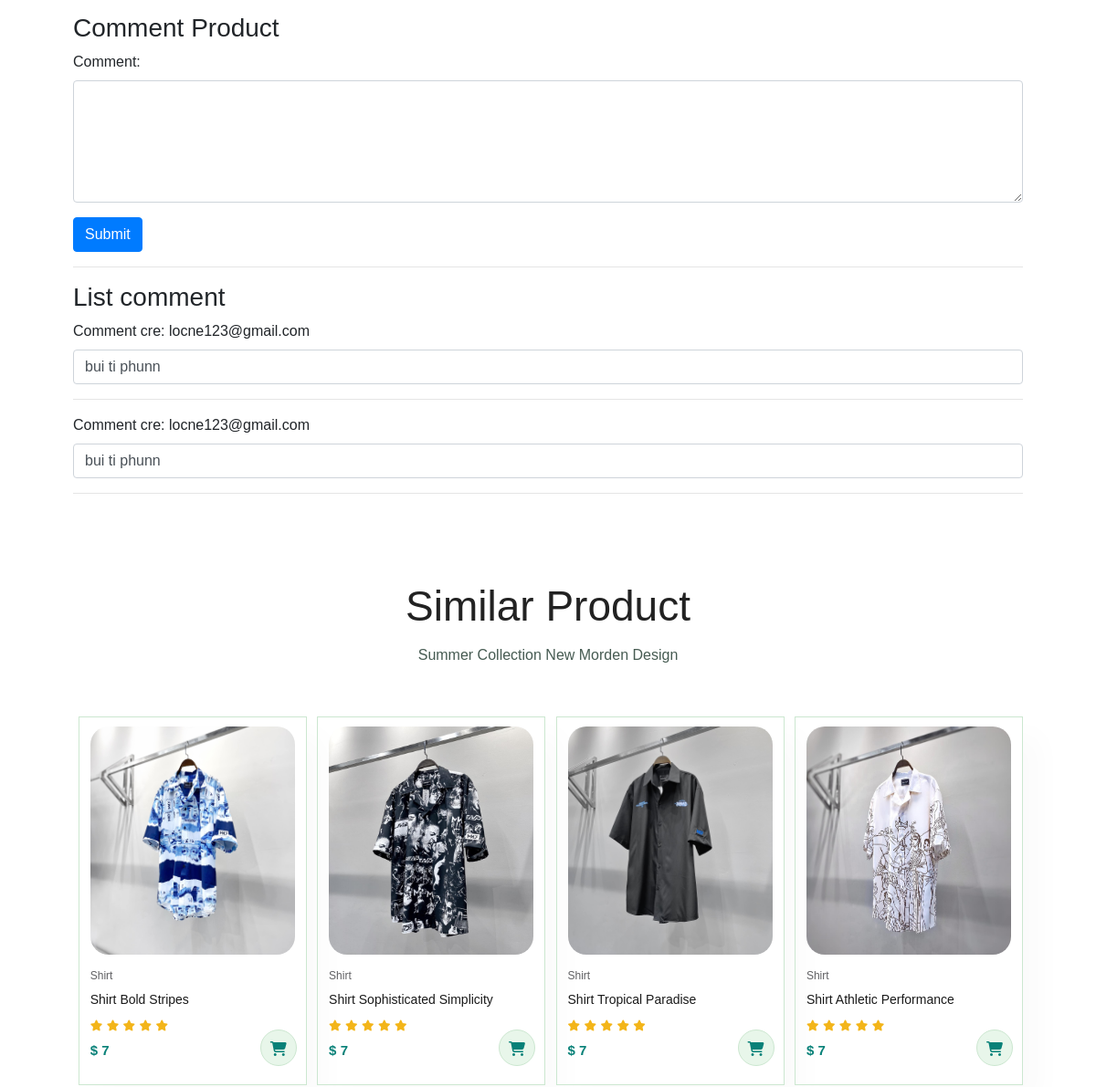
The app's page /site/index.php?page=detail&id=6 (middle part), older data.
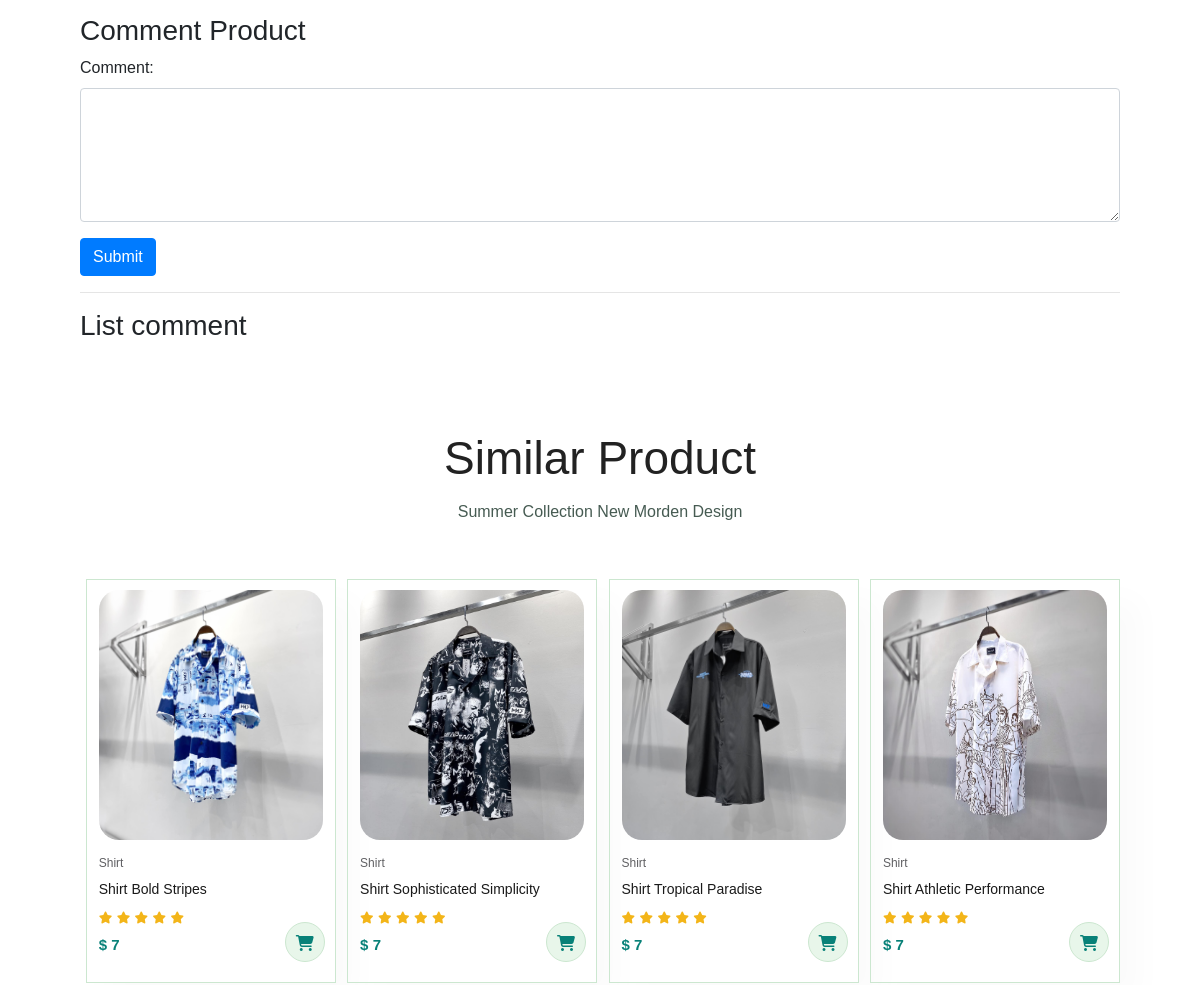
The same page, newer data.
### tables this page shows
CREATE TABLE `tb_comment` (
  `cmt_id` int NOT NULL,
  `prod_id` int NOT NULL,
  `content` varchar(255) NOT NULL,
  `user_id` int NOT NULL,
  `create_at` datetime NOT NULL DEFAULT CURRENT_TIMESTAMP
);

CREATE TABLE `tb_user` (
  `user_id` int NOT NULL,
  `username` varchar(255) DEFAULT NULL,
  `address` varchar(255) DEFAULT NULL,
  `phone` varchar(13) DEFAULT NULL,
  `email` varchar(255) NOT NULL,
  `password` varchar(100) NOT NULL,
  `payment` varchar(100) DEFAULT 'COD',
  `permissions` varchar(10) NOT NULL DEFAULT 'User'
);

CREATE TABLE `tb_product` (
  `productID` int NOT NULL,
  `prd_name` varchar(255) NOT NULL,
  `prd_status` varchar(20) NOT NULL DEFAULT 'Available',
  `image` varchar(255) NOT NULL,
  `price` decimal(18,0) NOT NULL,
  `inventory` int NOT NULL,
  `description` text NOT NULL,
  `cateID` int NOT NULL
);

CREATE TABLE `tb_prod_cate` (
  `cateID` int NOT NULL,
  `cate_name` varchar(255) NOT NULL,
  `create_date` datetime NOT NULL DEFAULT CURRENT_TIMESTAMP,
  `update_date` datetime NOT NULL DEFAULT CURRENT_TIMESTAMP
);

### admin/includes/pdo.php (called while the page is built, shortened)
<?php
class connect
{
    function pdo_get_connection()
    {
        $dburl = "mysql:host=localhost;dbname=store_loctv;charset=utf8";
        $username = 'root';
        $password = 'mysql';
        $conn = new PDO($dburl, $username, $password);
        $conn->setAttribute(PDO::ATTR_ERRMODE, PDO::ERRMODE_EXCEPTION);
        return $conn;
    }
    function pdo_query($sql)
    {
        $sql_args = array_slice(func_get_args(), 1);
        try {
            $conn = $this->pdo_get_connection();
            $stmt = $conn->prepare($sql);
            $stmt->execute($sql_args);
            $rows = $stmt->fetchAll();
            return $rows;
        } catch (PDOException $e) {
            throw $e;
        } finally {
            unset($conn);
        }
    }
    function pdo_query_one($sql)
    {
        $sql_args = array_slice(func_get_args(), 1);
        try {
            $conn = $this->pdo_get_connection();
            $stmt = $conn->prepare($sql);
            $stmt->execute($sql_args);
            $row = $stmt->fetch(PDO::FETCH_ASSOC);
            return $row;
        } catch (PDOException $e) {
            throw $e;
        } finally {
            unset($conn);
        }
    }
}
?>

### admin/comments/comment.php (called while the page is built, shortened)
<?php
    class Comment{
        public function showCommentByProdID($prodID){
            $db = new connect();
            $query = "SELECT * FROM tb_comment INNER JOIN tb_user ON tb_comment.user_id = tb_user.user_id WHERE prod_id = $prodID";
            $result = $db->pdo_query($query);
            return $result;
        }
    }
?>

### admin/products/product.php (called while the page is built, shortened)
<?php
class Product {
    public function getSimilar($cate_name, $prodID){
        $db = new connect();
        $query = "SELECT * FROM tb_product INNER JOIN tb_prod_cate ON tb_product.cateID = tb_prod_cate.cateID WHERE cate_name = '$cate_name' AND productID != '$prodID' LIMIT 4";
        $result = $db->pdo_query($query);
        return $result;
    }
    public function getDetailProductByID($id) {
        $db = new connect();
        $query = "SELECT * FROM tb_product INNER JOIN tb_prod_cate ON tb_product.cateID = tb_prod_cate.cateID WHERE productID ='$id'";
        $result = $db->pdo_query_one($query);
        return $result;
    }
}
?>

### site/includes/dtlproduct.php (the view, shortened to what this page needs)
<?php
if (isset($_GET['id'])) {
    $id = $_GET['id'];
}
$db_comment = new Comment();
$db = new Product();
$row = $db->getDetailProductByID($id);
?>
<section id="comment" class="section-p1">
    <h3>Comment Product</h3>
    <form method="POST" action="">
        <div class="form-group">
            <label for="comment">Comment:</label>
            <textarea class="form-control" rows="5" id="comment" name="content"></textarea>
        </div>
        <button class="btn btn-primary" name="comment">Submit</button>
    </form>
    <hr>
    <h3>List comment</h3>
    <div class="comment-list">
        <?php
        $rows_cmt = $db_comment->showCommentByProdID($id);
        foreach ($rows_cmt as $row_cmt) { ?>
            <div class="form-group">
                <label for="comment">Comment cre: <? echo $row_cmt['email'] ?>
                </label>
                <input class="form-control" type="text" value="<? echo $row_cmt['content'] ?>">
            </div>
            <hr/>
        <?php } ?>
    </div>
</section>
<section id="product1" class="section-p1">
    <h2>Similar Product</h2>
    <p>Summer Collection New Morden Design</p>
    <div class="pro-container">
        <?php
        $rows_sml = $db->getSimilar($row['cate_name'], $row['productID']);
        foreach ($rows_sml as $row_sml) { ?>
            <a href="?page=detail&id=<?php echo $row_sml['productID']; ?>">
                <div class="pro">
                    <img src="content/img/prod/<?php echo $row_sml['image'] ?>" alt="Image Shirt">
                    <div class="des">
                        <span>
                            <?php echo $row_sml['cate_name'] ?>
                        </span>
                        <h5>
                            <?php echo $row_sml['prd_name'] ?>
                        </h5>
                        <div class="star">
                            <i class="fas fa-star"></i>
                            <i class="fas fa-star"></i>
                            <i class="fas fa-star"></i>
                            <i class="fas fa-star"></i>
                            <i class="fas fa-star"></i>
                        </div>
                        <h4>$
                            <?php echo $row_sml['price'] ?>
                        </h4>
                    </div>
                    <a href="#"><i class="fa-solid fa-cart-shopping cart"></i></a>
                </div>
            </a>
        <?php } ?>
    </div>
</section>

Row changes from the older to the newer data that the page shows:
removed tb_comment: user.email "locne123@gmail.com", content "bui ti phunn"
removed tb_comment: user.email "locne123@gmail.com", content "bui ti phunn"
